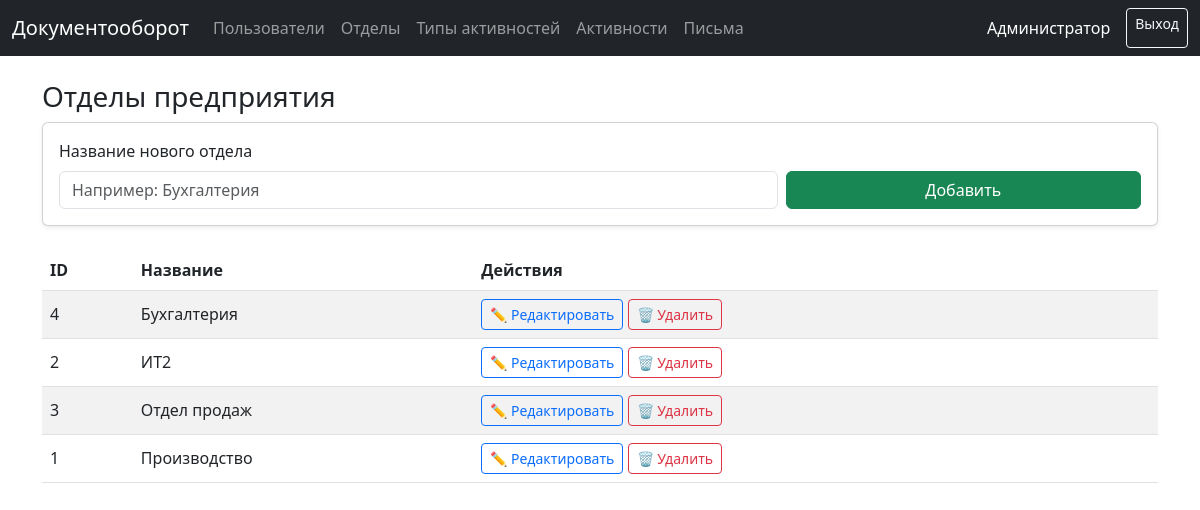
/admin/departments (signed in), run on the app's committed database.
### models.py (models this page shows, shortened)
class User(UserMixin, db.Model):
    __tablename__ = "users"
    id = db.Column(db.Integer, primary_key=True)
    full_name = db.Column(db.String(255), nullable=False)
    username = db.Column(db.String(120), unique=True, nullable=False)
    password_hash = db.Column(db.String(255), nullable=False)
    role = db.Column(db.String(20), nullable=False, default="worker")
    department_id = db.Column(db.Integer, db.ForeignKey("departments.id"))
    is_approved = db.Column(db.Boolean, default=False, nullable=False)
    created_at = db.Column(db.DateTime, default=dt.datetime.utcnow)
    department = db.relationship("Department", backref="users")

class Department(db.Model):
    __tablename__ = "departments"
    id = db.Column(db.Integer, primary_key=True)
    name = db.Column(db.String(200), unique=True, nullable=False)

### app.py (the view)
@app.get("/admin/departments")
@role_required("admin")
def admin_departments():
    deps = Department.query.order_by(Department.name).all()
    return render_template("admin_departments.html", title="Отделы", deps=deps)

### app.py (called while the page is built)
@login_manager.user_loader
def load_user(user_id: str):
    return User.query.get(int(user_id))

def role_required(*roles):
    def _decor(fn):
        @wraps(fn)
        def wrapper(*args, **kwargs):
            if not current_user.is_authenticated:
                return login_manager.unauthorized()
            if current_user.role not in roles:
                abort(403)
            return fn(*args, **kwargs)
        return wrapper
    return _decor

@app.context_processor
def inject_now():
    from datetime import datetime
    return {'now': datetime.now}

### templates/admin_departments.html (shortened to what this page needs)
{% extends 'layout.html' %}
{% block content %}
<h3>Отделы предприятия</h3>
<form method="post" action="{{ url_for('add_department') }}" class="card p-3 mb-4 shadow-sm">
  <div class="row g-2 align-items-end">
    <div class="col-md-8">
      <label class="form-label">Название нового отдела</label>
      <input type="text" name="name" class="form-control" placeholder="Например: Бухгалтерия" required>
    </div>
    <div class="col-md-4">
      <button class="btn btn-success w-100">Добавить</button>
    </div>
  </div>
</form>
<table class="table table-striped align-middle">
  <thead>
    <tr>
      <th>ID</th>
      <th>Название</th>
      <th>Действия</th>
    </tr>
  </thead>
  <tbody>
    {% for d in deps %}
    <tr>
      <td>{{ d.id }}</td>
      <td>{{ d.name }}</td>
      <td>
        <button class="btn btn-sm btn-outline-primary" data-bs-toggle="modal" data-bs-target="#editModal{{ d.id }}">
          ✏️ Редактировать
        </button>
        <form method="post" action="{{ url_for('delete_department', dep_id=d.id) }}" class="d-inline">
          <button class="btn btn-sm btn-outline-danger" onclick="return confirm('Удалить отдел?')">🗑 Удалить</button>
        </form>
      </td>
    </tr>
    {% endfor %}
  </tbody>
</table>
{% endblock %}

### templates/layout.html (shortened to what this page needs)
<!DOCTYPE html>
<html lang="ru">
<head>
  <link href="https://cdn.jsdelivr.net/npm/bootstrap@5.3.0/dist/css/bootstrap.min.css" rel="stylesheet">
</head>
<body>
<nav class="navbar navbar-expand-lg navbar-dark bg-dark mb-4">
  <div class="container-fluid">
    <a class="navbar-brand" href="/">Документооборот</a>
    {% if current_user.is_authenticated %}
      <ul class="navbar-nav me-auto mb-2 mb-lg-0">
        {% if current_user.role == 'admin' %}
          <li class="nav-item"><a class="nav-link" href="{{ url_for('admin_users') }}">Пользователи</a></li>
          <li class="nav-item"><a class="nav-link" href="{{ url_for('admin_departments') }}">Отделы</a></li>
          <li class="nav-item"><a class="nav-link" href="{{ url_for('admin_activity_types') }}">Типы активностей</a></li>
        {% endif %}
        <li class="nav-item"><a class="nav-link" href="{{ url_for('activities_page') }}">Активности</a></li>
        <li class="nav-item"><a class="nav-link" href="{{ url_for('letters_page') }}">Письма</a></li>
      </ul>
      <div class="d-flex">
        <span class="navbar-text me-3 text-white">{{ current_user.full_name }}</span>
        <a class="btn btn-outline-light btn-sm" href="{{ url_for('logout') }}">Выход</a>
      </div>
    {% endif %}
  </div>
</nav>
<div class="container">
  {% block content %}{% endblock %}
</div>
</body>
</html>

### data on the page
User: full_name "Администратор"
Department: id "4", name "Бухгалтерия"
Department: id "2", name "ИТ2"
Department: id "3", name "Отдел продаж"
Department: id "1", name "Производство"
